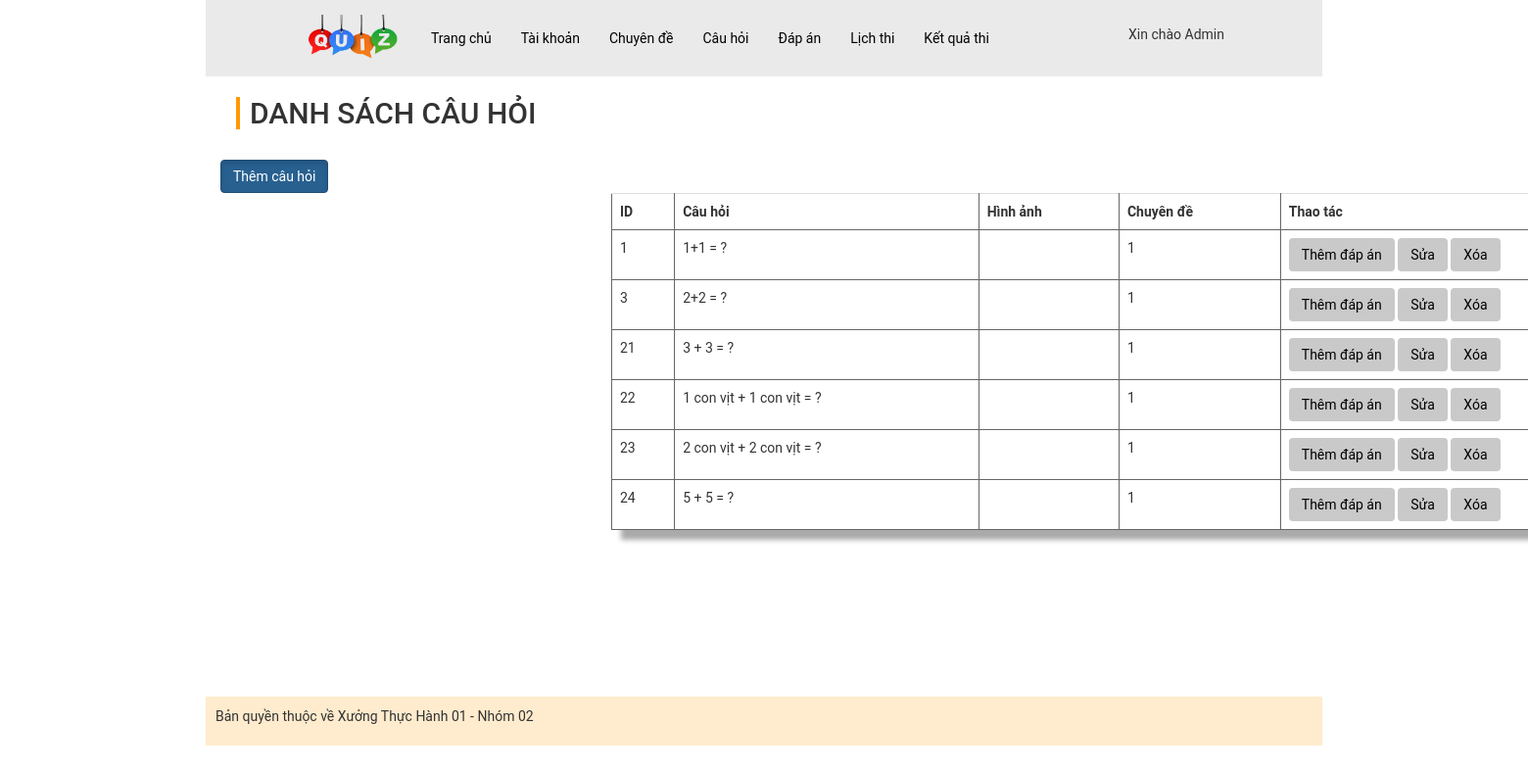
Page /admin/index.php?act=dsch (signed in) on the committed database.
### tables this page shows
CREATE TABLE `cauhoi` (
  `id_ch` int(11) NOT NULL,
  `content` varchar(500) NOT NULL COMMENT 'Nội dung câu hỏi (Đề bài)',
  `image` varchar(50) DEFAULT NULL,
  `id_cd` int(11) NOT NULL
);

### model/pdo.php (called while the page is built, shortened)
<?php
function pdo_get_connection(){
    $servername = "localhost";
    $username = "root";
    $password = "";
    try {
        $conn = new PDO("mysql:host=$servername;dbname=xuongth01_02", $username, $password);
        $conn->setAttribute(PDO::ATTR_ERRMODE, PDO::ERRMODE_EXCEPTION);
        return $conn;
    } catch(PDOException $e) {
        echo "Connection failed: " . $e->getMessage();
    }
}
function pdo_query($sql){
    $sql_args=array_slice(func_get_args(),1);
    try{
        $conn=pdo_get_connection();
        $stmt=$conn->prepare($sql);
        $stmt->execute($sql_args);
        $rows=$stmt->fetchAll();
        return $rows;
    }
    catch(PDOException $e){
        throw $e;
    }
    finally{
        unset($conn);
    }
}
?>

### model/cauhoi.php (called while the page is built, shortened)
<?php
function loadall_cauhoi()
{
    $sql = "select * from cauhoi order by id_ch asc";
    $listcauhoi = pdo_query($sql);
    return $listcauhoi;
}

### admin/cauhoi/list-cauhoi.php (the view)
<div class="container">
     <nav class="navbar bg-body-tertiary">
          <div class="container-fluid">
               <h2>DANH SÁCH CÂU HỎI</h2>
          </div>
     </nav>
     <div>
          <div class="btn-group">
               <a href="?act=addch" class="btn btn-primary active" aria-current="page">Thêm câu hỏi</a>
          </div>
          <table class="table">
               <tr>
                    <th scope="col">ID</th>
                    <th>Câu hỏi</th>
                    <th>Hình ảnh</th>
                    <th>Chuyên đề</th>
                    <th>Thao tác</th>
               </tr>
               <?php
               foreach ($listcauhoi as $cauhoi) {
                    extract($cauhoi);
                    $suach = "index.php?act=editch&id=" . $id_ch;
                    $xoach = "index.php?act=xoach&id=" . $id_ch;
                    $themda = "index.php?act=themda&id=" . $id_ch;
                    $hinhpath = "../uploads/" . $image;
                    if (is_file($hinhpath)) {
                         $hinh = "<img src='" . $hinhpath . "' width='100px'>";
                    } else {
                         $hinh = "";
                    }
                    echo
                    '<tr>
                    <td>' . $id_ch . '</td>
                    <td>' . $content . '</td>
                    <td>' . $hinh . '</td>
                    <td>' . $id_cd . '</td>
                    <td>
                    <a class="btn" href="' . $themda . '">Thêm đáp án</a>
                    <a class="btn" href="' . $suach . '">Sửa</a>
                    <a class="btn" href="' . $xoach . '" onclick="return confirm(\'Bạn có chắc chắn muốn xóa?\');"> Xóa </a>
                    </td>
               </tr>';
               }
               ?>
          </table>
     </div>
</div>

### assets/css/style.css (style rules this page uses)
.container { margin: 0px auto; padding: 0px; }
* { padding: 0px; margin: 0px; font-family: roboto; }
.btn { background-color: #c9c9c9; padding: 10px; color: black; }
.table { text-align: center; margin-left: 35%; border: 1px white none; box-shadow: 10px 10px 5px #aaaaaa }
.container { width: 1200px; margin: 0 auto; }
h2 { font-size: 18pt; padding-left: 10px; color: #444444; border-left: 4px #FF9900 solid; }
th, td { padding: 10px; border: 1px #666666 solid; text-align: left; }

### rows in the picture
cauhoi: id_ch "1", content "1+1 = ?", id_cd "1"
cauhoi: id_ch "3", content "2+2 = ?", id_cd "1"
cauhoi: id_ch "21", content "3 + 3 = ?", id_cd "1"
cauhoi: id_ch "22", content "1 con vịt + 1 con vịt = ?", id_cd "1"
cauhoi: id_ch "23", content "2 con vịt + 2 con vịt = ?", id_cd "1"
cauhoi: id_ch "24", content "5 + 5 = ?", id_cd "1"

### other values in the picture
$_SESSION['user']['fullname'] "Admin"
